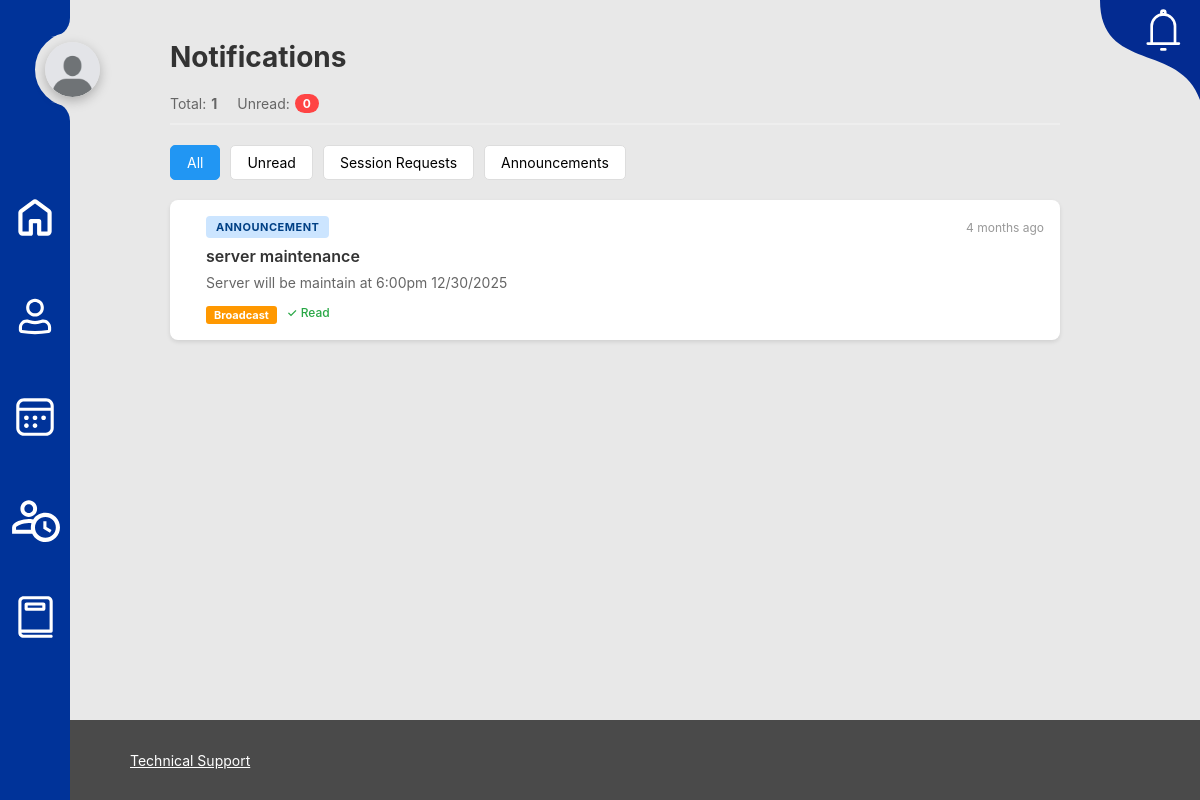
The app's page /notifications/ (signed in) with its own data.
### notification/models.py (models this page shows, shortened)
class Notification(models.Model):
    NOTIFICATION_TYPES = [
        ('session_request', 'Session Request'),
        ('session_confirmed', 'Session Confirmed'),
        ('session_cancelled', 'Session Cancelled'),
        ('session_completed', 'Session Completed'),
        ('announcement', 'Announcement'),
        ('feedback_received', 'Feedback Received'),
        ('technical_report', 'Technical Report'),
    ]
    user = models.ForeignKey(
        User,
        on_delete=models.CASCADE,
        related_name='notifications',
        null=True,
        blank=True,
        help_text="Specific user (null = broadcast to all)"
    )
    notification_type = models.CharField(max_length=30, choices=NOTIFICATION_TYPES)
    title = models.CharField(max_length=200)
    message = models.TextField()
    session_id = models.IntegerField(null=True, blank=True, help_text="Related session ID")
    related_object_id = models.IntegerField(null=True, blank=True)
    related_object_type = models.CharField(max_length=50, null=True, blank=True)
    is_read = models.BooleanField(default=False)
    is_broadcast = models.BooleanField(default=False, help_text="Broadcast to all users")
    created_at = models.DateTimeField(auto_now_add=True)
    read_at = models.DateTimeField(null=True, blank=True)
    action_url = models.CharField(max_length=500, blank=True)
    class Meta:
        ordering = ['-created_at']
        verbose_name = 'Notification'
        verbose_name_plural = 'Notifications'
        indexes = [
            models.Index(fields=['user', 'is_read', '-created_at']),
            models.Index(fields=['is_broadcast', '-created_at']),
        ]

### notification/views.py (the view)
# urls.py: path('', views.notifications_list, name='notifications_list'),
@login_required
def notifications_list(request):
    if request.user.userprofile.role == 'tutor':
        base_template = 'tutor_base.html'
        dashboard_url = 'tutors:tutor_dashboard'
    else:
        base_template = 'student_base.html'
        dashboard_url = 'students:student_dashboard'
    notifications = NotificationService.get_user_notifications(request.user)
    unread_count = NotificationService.get_unread_count(request.user)
    return render(request, 'notification/notifications.html', {
        'notifications': notifications,
        'unread_count': unread_count,
        'base_template': base_template,
        'dashboard_url': dashboard_url,
    })

### notification/context_processors.py (called while the page is built)
def notifications(request):
    if request.user.is_authenticated:
        notifications = NotificationService.get_user_notifications(request.user)
        unread_count = NotificationService.get_unread_count(request.user)
        return {
            'user_notifications': notifications[:5],  # Latest 5
            'unread_count': unread_count,
        }
    return {
        'user_notifications': [],
        'unread_count': 0,
    }

### notification/notification_service.py (called while the page is built)
    @staticmethod
    def get_user_notifications(user: User, unread_only: bool = False):
        personal = Notification.objects.filter(user=user)
        broadcasts = Notification.objects.filter(is_broadcast=True)
        notifications = personal | broadcasts
        if unread_only:
            notifications = notifications.filter(is_read=False)
        return notifications.order_by('-created_at')

    @staticmethod
    def get_unread_count(user: User):
        personal_unread = Notification.objects.filter(user=user, is_read=False).count()
        broadcast_unread = Notification.objects.filter(is_broadcast=True, is_read=False).count()
        return personal_unread + broadcast_unread

### tutors/templatetags/tutor_avatar.py (called while the page is built)
@register.filter
def valid_avatar(avatar_field):
    if not avatar_field:
        return False
    file_path = os.path.join(settings.MEDIA_ROOT, str(avatar_field))
    return os.path.isfile(file_path)

### notification/templates/notification/notifications.html (shortened to what this page needs)
{% extends base_template %}
{% load static %}
{% block content %}
<div class="main-content">
    <div class="page-header">Notifications</div>
    <div class="notifications-header">
        <div class="notifications-stats">
            <div class="stat-item">
                <span>Total:</span>
                <strong>{{ notifications.count }}</strong>
            </div>
            <div class="stat-item">
                <span>Unread:</span>
                <span class="stat-badge">{{ unread_count }}</span>
            </div>
        </div>
    </div>
    <div class="filter-tabs">
        <button class="filter-tab active" data-filter="all">All</button>
        <button class="filter-tab" data-filter="unread">Unread</button>
        <button class="filter-tab" data-filter="session_request">Session Requests</button>
        <button class="filter-tab" data-filter="announcement">Announcements</button>
    </div>
    <div class="notifications-container">
        {% if notifications %}
            {% for notification in notifications %}
            <div class="notification-item {% if not notification.is_read %}unread{% endif %}"
                 data-id="{{ notification.id }}"
                 data-type="{{ notification.notification_type }}"
                 onclick="handleNotificationClick({{ notification.id }}, '{{ notification.action_url }}')">
                <div class="notification-content">
                    <div class="notification-header">
                        <span class="notification-type-badge type-{{ notification.notification_type }}">
                            {{ notification.get_notification_type_display }}
                        </span>
                        <div class="notification-time">
                            <span>{{ notification.created_at|timesince }} ago</span>
                        </div>
                    </div>
                    <div class="notification-title">
                        {{ notification.title }}
                    </div>
                    <div class="notification-message">
                        {{ notification.message }}
                    </div>
                    <div class="notification-footer">
                        {% if notification.is_broadcast %}
                        <span class="broadcast-badge">Broadcast</span>
                        {% endif %}
                        {% if notification.is_read %}
                        <span class="read-badge">✓ Read</span>
                        {% endif %}
                    </div>
                </div>
            </div>
            {% endfor %}
        {% endif %}
    </div>
</div>
{% endblock %}

### static/css/student_base.css (style rules this page uses)
:root { --white: #fff; --bg-color: #e5e5e5; --navbar-color: #003399; --text-color:#000; --bg-color:#e8e8e8; }
body { background-color: #e8e8e8; }
* { font-family: Inter, sans-serif; margin: 0; padding: 0; outline: none; list-style:none; text-decoration: none; }
.notification-item { padding: 12px; border-bottom: 1px solid #eee; width: 90%px; height: 20%; cursor: pointer; transition: background-color 0.2s; }
.notification-header { display: flex; justify-content: space-between; margin-bottom: 5px; }
.notification-time { font-size: 11px; color: #999; }
.notification-title { font-weight: bold; margin-bottom: 3px; font-size: 14px; }
.notification-message { font-size: 13px; color: #666; }
.broadcast-badge { display: inline-block; background-color: #ff9800; color: white; font-size: 10px; padding: 2px 6px; border-radius: 3px; margin-top: 5px; }

### notification/templates/notification/notifications.html (style rules this page uses)
.main-content { max-width: 100%; margin: 0 auto; padding: 40px 20px; margin-left: 150px; margin-right: 120px; margin-bottom: 90px; font-family: 'Segoe UI', Tahoma, Geneva, Verdana, sans-serif; }
.page-header { font-size: 28px; font-weight: bold; margin-bottom: 20px; color: #333; }
.notifications-header { display: flex; justify-content: space-between; align-items: center; margin-bottom: 20px; padding-bottom: 10px; border-bottom: 2px solid #eee; }
.notifications-stats { display: flex; gap: 20px; font-size: 14px; color: #666; }
.stat-item { display: flex; align-items: center; gap: 5px; }
.stat-badge { background-color: #ff4444; color: white; padding: 2px 8px; border-radius: 12px; font-size: 12px; font-weight: bold; }
.notifications-container { background: white; border-radius: 8px; box-shadow: 0 2px 4px rgba(0,0,0,0.1); }
.notification-item { padding: 16px; border-bottom: 1px solid #eee; cursor: pointer; transition: background-color 0.2s; position: relative; }
.notification-item:last-child { border-bottom: none; }
.notification-content { margin-left: 20px; }
.notification-header { display: flex; justify-content: space-between; align-items: center; margin-bottom: 8px; }
.notification-type-badge { display: inline-block; padding: 4px 10px; border-radius: 4px; font-size: 11px; font-weight: bold; text-transform: uppercase; letter-spacing: 0.5px; }
.type-announcement { background-color: #cce5ff; color: #004085; }
.notification-time { font-size: 12px; color: #999; display: flex; align-items: center; gap: 5px; }
.notification-title { font-size: 16px; font-weight: 600; color: #333; margin-bottom: 6px; }
.notification-message { font-size: 14px; color: #666; line-height: 1.5; }
.notification-footer { display: flex; align-items: center; gap: 10px; margin-top: 8px; font-size: 12px; }
.broadcast-badge { background-color: #ff9800; color: white; padding: 2px 8px; border-radius: 3px; font-size: 11px; font-weight: bold; }
.read-badge { color: #28a745; font-weight: 500; }
.filter-tabs { display: flex; gap: 10px; margin-bottom: 20px; }
.filter-tab { padding: 8px 16px; border: 1px solid #ddd; background: white; border-radius: 5px; cursor: pointer; font-size: 14px; transition: all 0.3s; }
.filter-tab.active { background-color: #2196F3; color: white; border-color: #2196F3; }

### records on screen
Notification: notification_type "ANNOUNCEMENT", created_at "4 months", title "server maintenance", message "Server will be maintain at 6:00pm 12/30/2025", is_broadcast "Broadcast", is_read "✓ Read"

### other values on screen
{{ notifications.count }} "1"
{{ unread_count }} "0"
